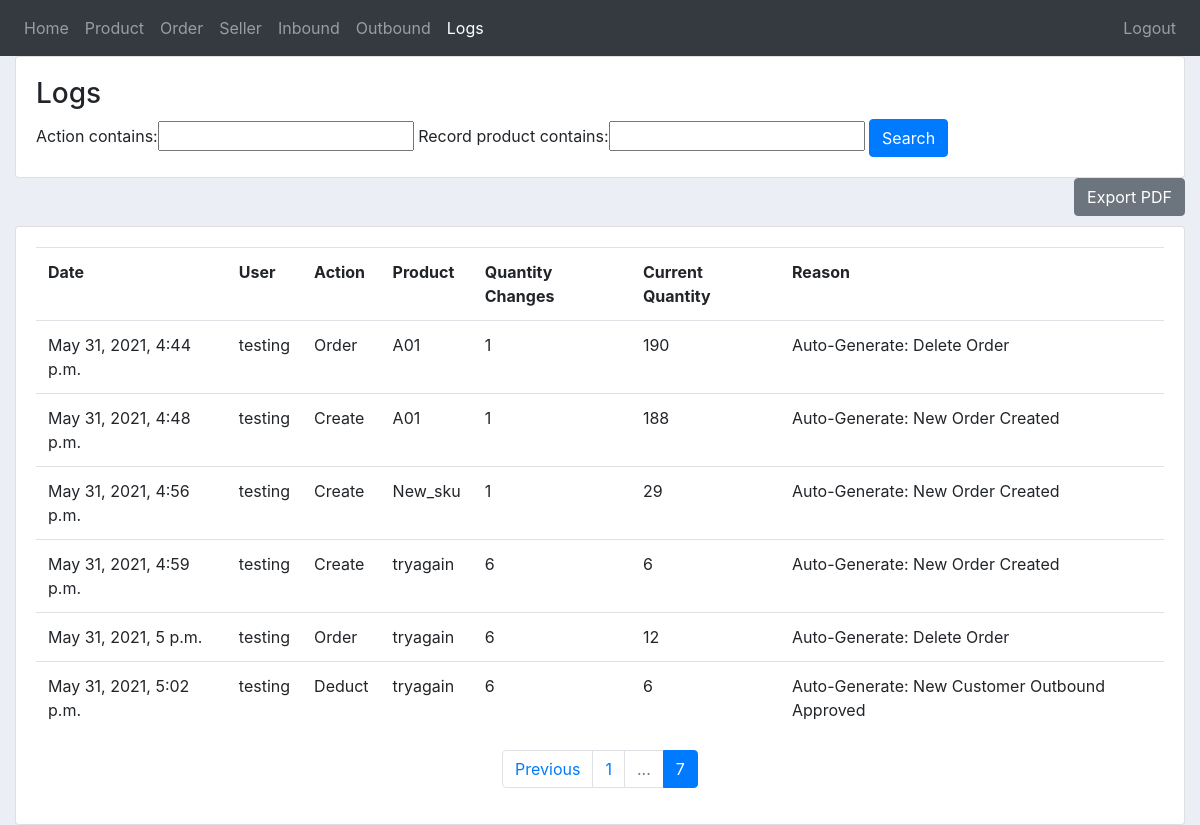
Before: /list_log/?page=7 (signed in) with the older database file.
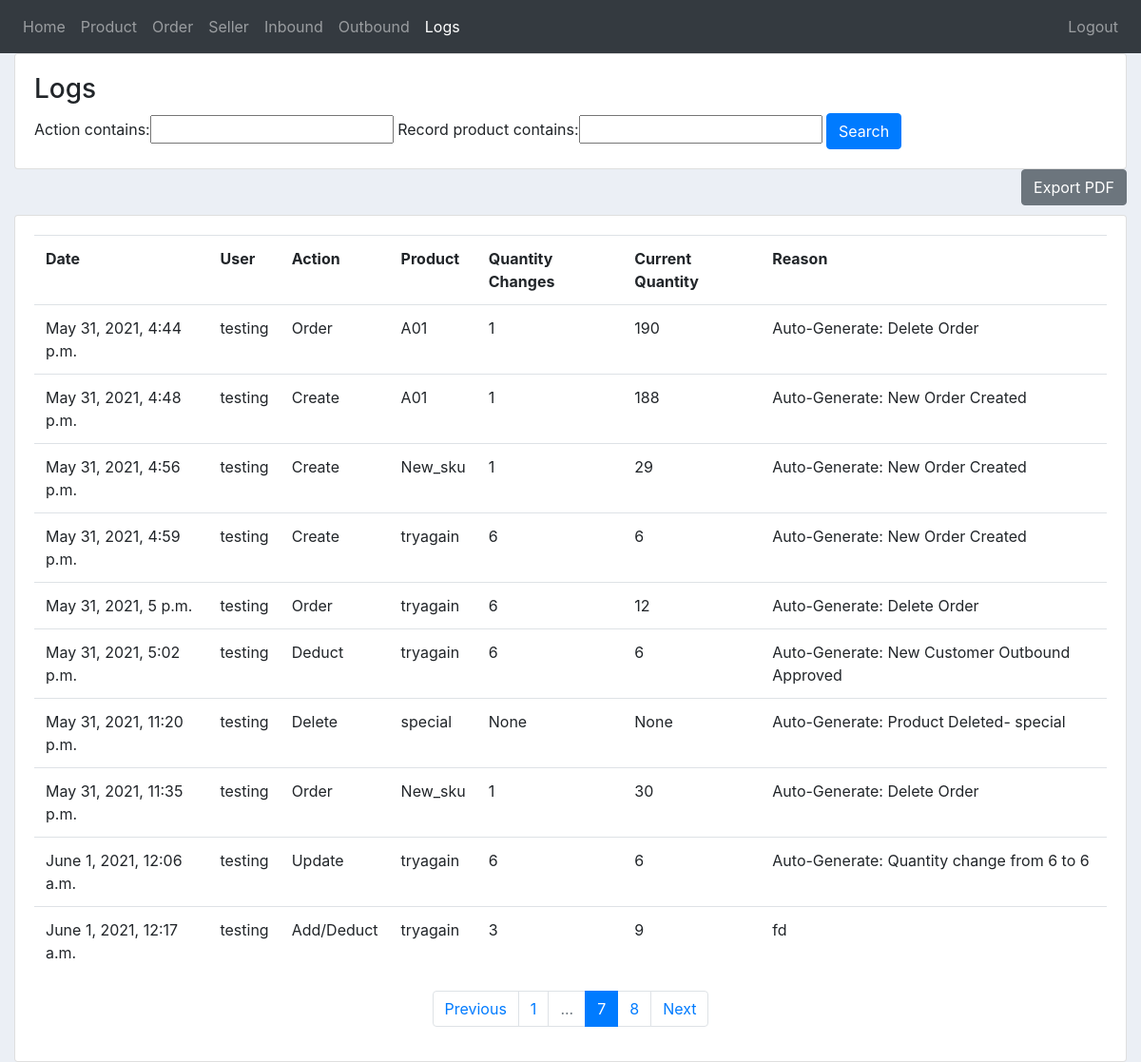
After: the same page with the newer database file.
### inventory/models.py (models this page shows)
class TransactionProductQty(models.Model):
    date_created = models.DateTimeField(auto_now_add=True, null=True)
    user = models.CharField(max_length=200, null=True)
    action = models.CharField(max_length=200, null=True)
    qty = models.IntegerField(null=True)
    current_qty = models.PositiveIntegerField(null=True)
    reason = models.CharField(max_length=200, null=True)
    record_product = models.CharField(max_length=200, null=True)
    product = models.ForeignKey(Product, null=True, on_delete=models.SET_NULL)

### inventory/views.py (the view)
# urls.py: path('list_log/', views.listLog, name="list_log"),
@custom_login_required
@admin_required
def listLog(request):
    logs = TransactionProductQty.objects.all()
    myFilter = LogFilter(request.GET, queryset=logs)
    logs = myFilter.qs
    action = request.GET['action'] if (request.method == 'GET' and 'action' in request.GET) else ''
    record_product = request.GET['record_product'] if (request.method == 'GET' and 'record_product' in request.GET) else ''
    page = request.GET.get('page', 1)
    logs = paginate(logs, page);
    context = {
        'logs': logs,
        'myFilter': myFilter,
        'nbar': 'list_log',
        'action': action,
        'record_product': record_product
        }
    return render(request, 'inventory/log.html', context)

### inventory/helper.py (called while the page is built)
def paginate(object, page =1, limit = 10):
    paginator = Paginator(object, limit) # Show 25 contacts per page.
    page_obj = paginator.get_page(page)
    return page_obj

### inventory/templatetags/query_transform_template_tags.py (called while the page is built)
@register.simple_tag
def query_transform(request, **kwargs):
    updated = request.GET.copy()
    for k, v in kwargs.items():
        if v is not None:
            updated[k] = v
        else:
            updated.pop(k, 0)
    return updated.urlencode()

### inventory/templates/inventory/log.html (shortened to what this page needs)
{% extends 'inventory/main.html' %}
{% block content %}
<div class="row">
	<div class="col-md">
		<div class="card card-body">
            <h3>Logs</h3>
            <form method="get">
                {{myFilter.form}}
                <button class="btn btn-primary" type="submit">Search</button>
            </form>
		</div>
		<form method="post" action="{% url 'pdf_log' %}" target="_blank">
			<input type="submit" class="btn btn-secondary float-right" value="Export PDF">
		</form>
		<br>
		<br>
		<div class="card card-body">
			<table class="table">
				<tr>
					<th>Date</th>
					<th>User</th>
                    <th>Action</th>
                    <th>Product</th>
					<th>Quantity Changes</th>
					<th>Current Quantity</th>
					<th>Reason</th>
				</tr>
				{% for log in logs %}
				<tr>
                    <td>{{log.date_created}}</td>
                    <td>{{log.user}}</td>
                    <td>{{log.action}}</td>
                    <td>{{log.record_product}}</td>
                    <td>{{log.qty}}</td>
                    <td>{{log.current_qty}}</td>
                    <td>{{log.reason}}</td>
				</tr>
				{% endfor %}
			</table>
			{% include 'inventory/pagination.html' with page_obj=logs request=request only%}
		</div>
	</div>
</div>
{% endblock content %}

Changed rows visible on the page:
added TransactionProductQty: date_created "May 31, 2021, 11:20 p.m.", user "testing", action "Delete", record_product "special", qty "None", current_qty "None", reason "Auto-Generate: Product Deleted- special"
added TransactionProductQty: date_created "May 31, 2021, 11:35 p.m.", user "testing", action "Order", record_product "New_sku", qty "1", current_qty "30", reason "Auto-Generate: Delete Order"
added TransactionProductQty: date_created "June 1, 2021, 12:06 a.m.", user "testing", action "Update", record_product "tryagain", qty "6", current_qty "6", reason "Auto-Generate: Quantity change from 6 to 6"
added TransactionProductQty: date_created "June 1, 2021, 12:17 a.m.", user "testing", action "Add/Deduct", record_product "tryagain", qty "3", current_qty "9", reason "fd"
Other visible differences:
{{ page_obj.paginator.num_pages }}: (not shown) → "8"
text now shown: "Next"
